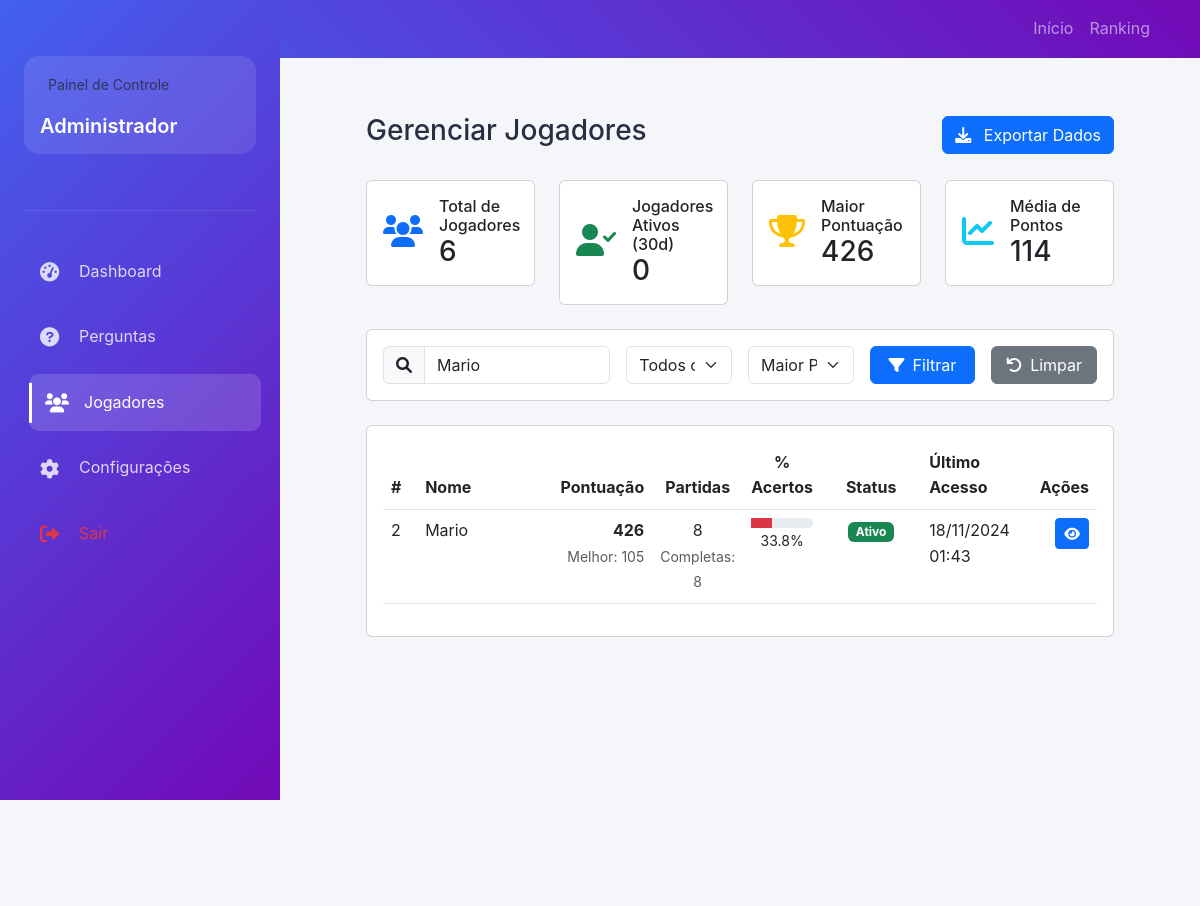
Screenshot of /admin/jogadores.php?busca=Mario with the database file from the repository.
### tables this page shows
CREATE TABLE `jogadores` (
  `id` int(11) NOT NULL,
  `nome` varchar(100) NOT NULL,
  `pontuacao_total` int(11) DEFAULT 0,
  `melhor_pontuacao` int(11) DEFAULT 0,
  `jogos_completados` int(11) DEFAULT 0,
  `data_ultimo_jogo` timestamp NOT NULL DEFAULT current_timestamp() ON UPDATE current_timestamp(),
  `status` enum('ativo','inativo') NOT NULL DEFAULT 'ativo',
  `data_cadastro` datetime NOT NULL DEFAULT current_timestamp(),
  `ultima_partida` datetime DEFAULT NULL
);

### admin/jogadores.php (the view, shortened to what the rows shown need)
<?php
require_once '../includes/conexao.php';
$itens_por_pagina = 15;
$pagina_atual = isset($_GET['pagina']) ? (int)$_GET['pagina'] : 1;
$offset = ($pagina_atual - 1) * $itens_por_pagina;
$busca = isset($_GET['busca']) ? filter_var($_GET['busca'], FILTER_SANITIZE_STRING) : '';
$ordem = isset($_GET['ordem']) ? filter_var($_GET['ordem'], FILTER_SANITIZE_STRING) : 'pontuacao';
$where = [];
$params = [];
if ($busca) {
    $where[] = "(j.nome LIKE :busca)";
    $params[':busca'] = "%{$busca}%";
}
$order_by = match($ordem) {
    'nome' => 'j.nome ASC',
    'data' => 'j.data_cadastro DESC',
    'partidas' => 'j.jogos_completados DESC',
    default => 'j.pontuacao_total DESC'
};
require_once '../includes/header.php';
?>
<div class="admin-wrapper">
    <main class="admin-content">
        <div class="container-fluid">
            <div class="d-flex justify-content-between align-items-center mb-4">
                <h1 class="h3">Gerenciar Jogadores</h1>
            </div>
            <div class="card">
                <div class="card-body">
                    <?php
                    try {
                        $sql = "
                            SELECT
                                j.*,
                                COUNT(DISTINCT p.id) as total_partidas,
                                SUM(p.acertos) as total_acertos,
                                SUM(p.total_perguntas) as total_perguntas,
                                MAX(p.data_partida) as ultima_partida
                            FROM jogadores j
                            LEFT JOIN partidas p ON j.id = p.jogador_id
                            " . (!empty($where) ? " WHERE " . implode(" AND ", $where) : "") . "
                            GROUP BY j.id
                            ORDER BY {$order_by}
                            LIMIT :offset, :limit
                        ";
                        $stmt = $conexao->prepare($sql);
                        foreach ($params as $key => $value) {
                            $stmt->bindValue($key, $value);
                        }
                        $stmt->bindValue(':offset', $offset, PDO::PARAM_INT);
                        $stmt->bindValue(':limit', $itens_por_pagina, PDO::PARAM_INT);
                        $stmt->execute();
                        $jogadores = $stmt->fetchAll(PDO::FETCH_ASSOC);
                        if(empty($jogadores)): ?>
                            <div class="alert alert-info">
                                <i class="fas fa-info-circle me-2"></i>Nenhum jogador encontrado com os filtros selecionados.
                            </div>
                        <?php else: ?>
                            <div class="table-responsive">
                                <table class="table table-hover">
                                    <thead>
                                        <tr>
                                            <th width="5%">#</th>
                                            <th width="20%">Nome</th>
                                            <th width="15%" class="text-end">Pontuação</th>
                                            <th width="10%" class="text-center">Partidas</th>
                                            <th width="10%" class="text-center">% Acertos</th>
                                            <th width="15%" class="text-center">Status</th>
                                            <th width="15%">Último Acesso</th>
                                            <th width="10%" class="text-end">Ações</th>
                                        </tr>
                                    </thead>
                                    <tbody>
                                    <?php foreach($jogadores as $jogador):
                                        $porcentagem_acertos = $jogador['total_perguntas'] > 0
                                            ? ($jogador['total_acertos'] / $jogador['total_perguntas']) * 100
                                            : 0;
                                        $status = 'inativo';
                                        $status_class = 'danger';
                                        if ($jogador['ultima_partida']) {
                                            $dias_inativo = (time() - strtotime($jogador['ultima_partida'])) / (60 * 60 * 24);
                                            if ($dias_inativo <= 30) {
                                                $status = 'ativo';
                                                $status_class = 'success';
                                            } elseif ($dias_inativo <= 90) {
                                                $status = 'ocasional';
                                                $status_class = 'warning';
                                            }
                                        }
                                    ?>
                                        <tr>
                                            <td><?php echo $jogador['id']; ?></td>
                                            <td>
                                                <?php echo htmlspecialchars($jogador['nome']); ?>
                                            </td>
                                            <td class="text-end">
                                                <strong><?php echo number_format($jogador['pontuacao_total']); ?></strong>
                                                <?php if($jogador['melhor_pontuacao']): ?>
                                                    <br>
                                                    <small class="text-muted">
                                                        Melhor: <?php echo number_format($jogador['melhor_pontuacao']); ?>
                                                    </small>
                                                <?php endif; ?>
                                            </td>
                                            <td class="text-center">
                                                <?php echo number_format($jogador['total_partidas']); ?>
                                                <?php if($jogador['jogos_completados']): ?>
                                                    <br>
                                                    <small class="text-muted">
                                                        Completas: <?php echo number_format($jogador['jogos_completados']); ?>
                                                    </small>
                                                <?php endif; ?>
                                            </td>
                                            <td class="text-center">
                                                <?php
                                                $cor_progresso = 'bg-danger';
                                                ?>
                                                <div class="progress" style="height: 10px;">
                                                    <div class="progress-bar <?php echo $cor_progresso; ?>"
                                                         role="progressbar"
                                                         style="width: <?php echo $porcentagem_acertos; ?>%">
                                                    </div>
                                                </div>
                                                <small><?php echo number_format($porcentagem_acertos, 1); ?>%</small>
                                            </td>
                                            <td class="text-center">
                                                <span class="badge bg-<?php echo $status_class; ?>">
                                                    <?php echo ucfirst($status); ?>
                                                </span>
                                            </td>
                                            <td>
                                                <?php if($jogador['ultima_partida']): ?>
                                                    <?php echo date('d/m/Y H:i', strtotime($jogador['ultima_partida'])); ?>
                                                <?php else: ?>
                                                    <span class="text-muted">Nunca jogou</span>
                                                <?php endif; ?>
                                            </td>
                                            <td class="text-end">
                                                <div class="btn-group">
                                                    <button type="button"
                                                            class="btn btn-sm btn-primary"
                                                            onclick="verDetalhes(<?php echo $jogador['id']; ?>)"
                                                            title="Ver Detalhes">
                                                        <i class="fas fa-eye"></i>
                                                    </button>
                                                </div>
                                            </td>
                                        </tr>
                                    <?php endforeach; ?>
                                    </tbody>
                                </table>
                            </div>
                        <?php endif; ?>
                    <?php } catch (PDOException $e) {
                        registrar_log('erro', 'Erro ao listar jogadores: ' . $e->getMessage());
                        ?>
                        <div class="alert alert-danger">
                            <i class="fas fa-exclamation-circle me-2"></i>
                            Erro ao carregar lista de jogadores. Por favor, tente novamente mais tarde.
                        </div>
                    <?php } ?>
                </div>
            </div>
        </div>
    </main>
</div>
</body>
</html>

### rows the page displays
jogadores: id "2", nome "Mario", pontuacao_total "426", melhor_pontuacao "105", total_partidas "8", jogos_completados "8", $porcentagem_acertos 33.846153846154 (drawn), porcentagem_acertos "33.8", status "Ativo", ultima_partida "18/11/2024 01:43"

### other values shown
$_SESSION['admin_nome'] "Administrador"
$stats['total_jogadores'] "6"
$stats['jogadores_ativos'] "0"
$stats['maior_pontuacao'] "426"
$stats['media_pontos'] "114"
